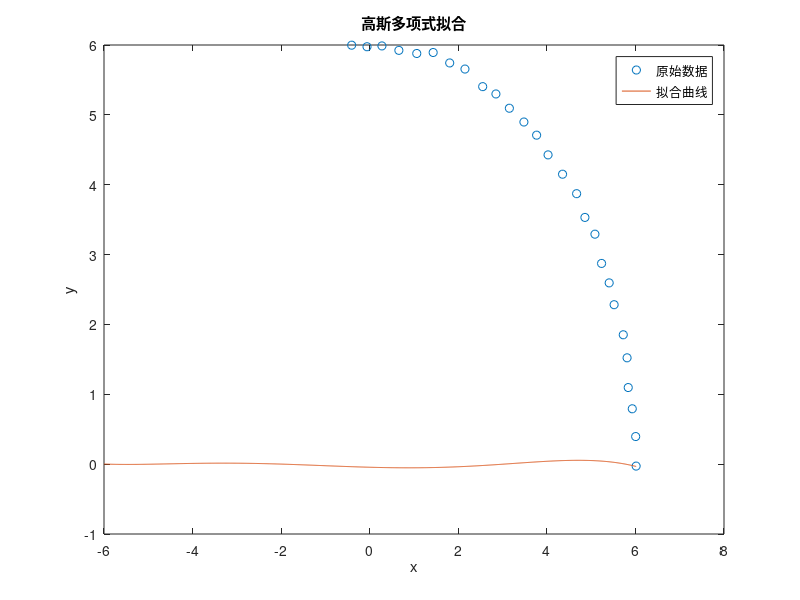

The MATLAB source for this figure:
% % 输入数据
% x = recent_point(500:730,1); % 输入的x坐标
% y = recent_point(500:730,2); % 输入的y坐标

% 生成曲线上的点
num_points = 100; % 点的数量
curve_radius = 6; % 曲率最大的地方的半径

% 生成 x 坐标
theta = linspace(0, 2*pi, num_points);
x = curve_radius * cos(theta);

% 生成 y 坐标
y = curve_radius * sin(theta);

% 添加噪声以模拟测量误差
noise_level = 0.03;
x = x + noise_level * randn(size(x));
y = y + noise_level * randn(size(y));
% 
% x = [6.04,6.04,6.04, x(1:30)];
% y = [-1.5,-1.2,-0.9,y(1:30)];
num_points = length(x); % 输入点的数量

% 多项式拟合的项数
degree = 5; % 这里是一个示例，可以根据需要修改

% 多项式拟合
coefficients = polyfit(x, y, degree);

% 生成拟合后的曲线 
x_fit = linspace(min(x), max(x), 1000); % 生成用于绘制曲线的更多点
y_fit = polyval(coefficients, x_fit);

% 绘制原始数据和拟合曲线
figure;
plot(x(1:27), y(1:27), 'o', 'DisplayName', '原始数据');
hold on;
plot(x_fit, y_fit, '-', 'DisplayName', '拟合曲线');
legend('show');
xlabel('x'); 
ylabel('y');
title('高斯多项式拟合');

% 输出多项式系数
fprintf('拟合多项式系数:\n');
disp(coefficients);
